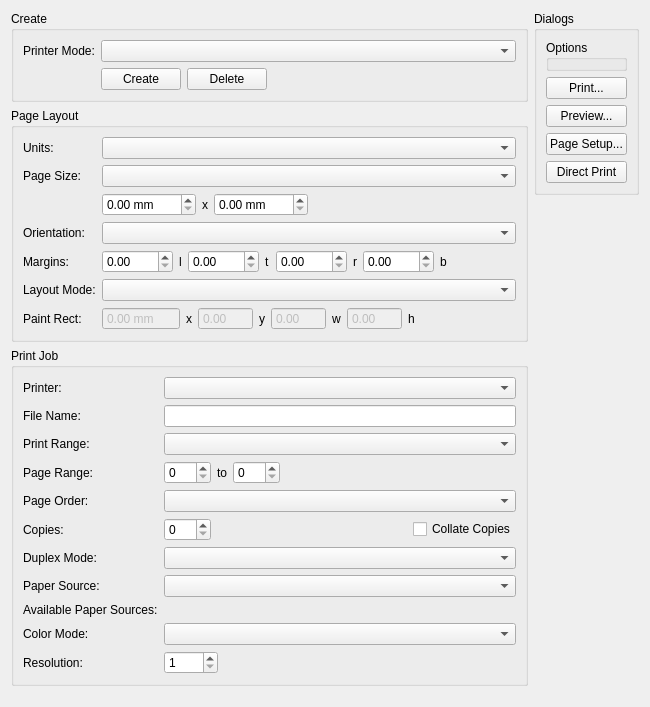
<?xml version="1.0" encoding="UTF-8"?>
<ui version="4.0">
 <class>PrintDialogPanel</class>
 <widget class="QWidget" name="PrintDialogPanel">
  <property name="geometry">
   <rect>
    <x>0</x>
    <y>0</y>
    <width>650</width>
    <height>707</height>
   </rect>
  </property>
  <property name="sizePolicy">
   <sizepolicy hsizetype="Preferred" vsizetype="Maximum">
    <horstretch>0</horstretch>
    <verstretch>0</verstretch>
   </sizepolicy>
  </property>
  <property name="windowTitle">
   <string>Form</string>
  </property>
  <layout class="QGridLayout" name="gridLayout">
   <item row="0" column="0">
    <layout class="QVBoxLayout" name="verticalLayout">
     <item>
      <widget class="QGroupBox" name="m_createGroupBox">
       <property name="sizePolicy">
        <sizepolicy hsizetype="Preferred" vsizetype="Maximum">
         <horstretch>0</horstretch>
         <verstretch>0</verstretch>
        </sizepolicy>
       </property>
       <property name="title">
        <string>Create</string>
       </property>
       <layout class="QFormLayout" name="formLayout">
        <item row="0" column="0">
         <widget class="QLabel" name="label">
          <property name="text">
           <string>Printer Mode:</string>
          </property>
         </widget>
        </item>
        <item row="0" column="1">
         <widget class="QComboBox" name="m_printerModeCombo"/>
        </item>
        <item row="1" column="1">
         <layout class="QHBoxLayout" name="horizontalLayout">
          <item>
           <widget class="QPushButton" name="m_createButton">
            <property name="text">
             <string>Create</string>
            </property>
           </widget>
          </item>
          <item>
           <widget class="QPushButton" name="m_deleteButton">
            <property name="text">
             <string>Delete</string>
            </property>
           </widget>
          </item>
          <item>
           <spacer name="horizontalSpacer">
            <property name="orientation">
             <enum>Qt::Horizontal</enum>
            </property>
            <property name="sizeHint" stdset="0">
             <size>
              <width>40</width>
              <height>20</height>
             </size>
            </property>
           </spacer>
          </item>
         </layout>
        </item>
       </layout>
      </widget>
     </item>
     <item>
      <widget class="QGroupBox" name="m_pageLayoutGroupBox">
       <property name="sizePolicy">
        <sizepolicy hsizetype="Preferred" vsizetype="Maximum">
         <horstretch>0</horstretch>
         <verstretch>0</verstretch>
        </sizepolicy>
       </property>
       <property name="title">
        <string>Page Layout</string>
       </property>
       <layout class="QFormLayout" name="formLayout_2">
        <item row="0" column="0">
         <widget class="QLabel" name="label_5">
          <property name="text">
           <string>Units:</string>
          </property>
         </widget>
        </item>
        <item row="0" column="1">
         <widget class="QComboBox" name="m_unitsCombo"/>
        </item>
        <item row="1" column="0">
         <widget class="QLabel" name="label_3">
          <property name="text">
           <string>Page Size:</string>
          </property>
         </widget>
        </item>
        <item row="1" column="1">
         <widget class="QComboBox" name="m_pageSizeCombo"/>
        </item>
        <item row="2" column="1">
         <layout class="QHBoxLayout" name="horizontalLayout_2">
          <item>
           <widget class="QDoubleSpinBox" name="m_pageWidth">
            <property name="suffix">
             <string> mm</string>
            </property>
            <property name="maximum">
             <double>1000.000000000000000</double>
            </property>
            <property name="singleStep">
             <double>10.000000000000000</double>
            </property>
           </widget>
          </item>
          <item>
           <widget class="QLabel" name="label_4">
            <property name="text">
             <string>x</string>
            </property>
           </widget>
          </item>
          <item>
           <widget class="QDoubleSpinBox" name="m_pageHeight">
            <property name="suffix">
             <string> mm</string>
            </property>
            <property name="maximum">
             <double>1000.000000000000000</double>
            </property>
            <property name="singleStep">
             <double>10.000000000000000</double>
            </property>
           </widget>
          </item>
          <item>
           <spacer name="horizontalSpacer_2">
            <property name="orientation">
             <enum>Qt::Horizontal</enum>
            </property>
            <property name="sizeHint" stdset="0">
             <size>
              <width>40</width>
              <height>20</height>
             </size>
            </property>
           </spacer>
          </item>
         </layout>
        </item>
        <item row="3" column="0">
         <widget class="QLabel" name="label_2">
          <property name="text">
           <string>Orientation:</string>
          </property>
         </widget>
        </item>
        <item row="3" column="1">
         <widget class="QComboBox" name="m_orientationCombo"/>
        </item>
        <item row="4" column="0">
         <widget class="QLabel" name="label_7">
          <property name="text">
           <string>Margins:</string>
          </property>
         </widget>
        </item>
        <item row="4" column="1">
         <layout class="QHBoxLayout" name="horizontalLayout_3">
          <item>
           <widget class="QDoubleSpinBox" name="m_leftMargin">
            <property name="maximum">
             <double>1000.000000000000000</double>
            </property>
           </widget>
          </item>
          <item>
           <widget class="QLabel" name="label_8">
            <property name="text">
             <string>l</string>
            </property>
           </widget>
          </item>
          <item>
           <widget class="QDoubleSpinBox" name="m_rightMargin">
            <property name="maximum">
             <double>1000.000000000000000</double>
            </property>
           </widget>
          </item>
          <item>
           <widget class="QLabel" name="label_9">
            <property name="text">
             <string>t</string>
            </property>
           </widget>
          </item>
          <item>
           <widget class="QDoubleSpinBox" name="m_topMargin">
            <property name="maximum">
             <double>1000.000000000000000</double>
            </property>
           </widget>
          </item>
          <item>
           <widget class="QLabel" name="label_10">
            <property name="text">
             <string>r</string>
            </property>
           </widget>
          </item>
          <item>
           <widget class="QDoubleSpinBox" name="m_bottomMargin">
            <property name="maximum">
             <double>1000.000000000000000</double>
            </property>
           </widget>
          </item>
          <item>
           <widget class="QLabel" name="label_11">
            <property name="text">
             <string>b</string>
            </property>
           </widget>
          </item>
          <item>
           <spacer name="horizontalSpacer_3">
            <property name="orientation">
             <enum>Qt::Horizontal</enum>
            </property>
            <property name="sizeHint" stdset="0">
             <size>
              <width>40</width>
              <height>20</height>
             </size>
            </property>
           </spacer>
          </item>
         </layout>
        </item>
        <item row="5" column="0">
         <widget class="QLabel" name="label_6">
          <property name="text">
           <string>Layout Mode:</string>
          </property>
         </widget>
        </item>
        <item row="5" column="1">
         <widget class="QComboBox" name="m_layoutModeCombo"/>
        </item>
        <item row="6" column="0">
         <widget class="QLabel" name="label_16">
          <property name="text">
           <string>Paint Rect:</string>
          </property>
         </widget>
        </item>
        <item row="6" column="1">
         <layout class="QHBoxLayout" name="horizontalLayout_4">
          <item>
           <widget class="QDoubleSpinBox" name="m_rectX">
            <property name="enabled">
             <bool>false</bool>
            </property>
            <property name="buttonSymbols">
             <enum>QAbstractSpinBox::NoButtons</enum>
            </property>
            <property name="suffix">
             <string> mm</string>
            </property>
            <property name="maximum">
             <double>1000.000000000000000</double>
            </property>
           </widget>
          </item>
          <item>
           <widget class="QLabel" name="label_12">
            <property name="text">
             <string>x</string>
            </property>
           </widget>
          </item>
          <item>
           <widget class="QDoubleSpinBox" name="m_rectY">
            <property name="enabled">
             <bool>false</bool>
            </property>
            <property name="buttonSymbols">
             <enum>QAbstractSpinBox::NoButtons</enum>
            </property>
            <property name="maximum">
             <double>1000.000000000000000</double>
            </property>
           </widget>
          </item>
          <item>
           <widget class="QLabel" name="label_13">
            <property name="text">
             <string>y</string>
            </property>
           </widget>
          </item>
          <item>
           <widget class="QDoubleSpinBox" name="m_rectWidth">
            <property name="enabled">
             <bool>false</bool>
            </property>
            <property name="buttonSymbols">
             <enum>QAbstractSpinBox::NoButtons</enum>
            </property>
            <property name="maximum">
             <double>1000.000000000000000</double>
            </property>
           </widget>
          </item>
          <item>
           <widget class="QLabel" name="label_14">
            <property name="text">
             <string>w</string>
            </property>
           </widget>
          </item>
          <item>
           <widget class="QDoubleSpinBox" name="m_rectHeight">
            <property name="enabled">
             <bool>false</bool>
            </property>
            <property name="buttonSymbols">
             <enum>QAbstractSpinBox::NoButtons</enum>
            </property>
            <property name="maximum">
             <double>1000.000000000000000</double>
            </property>
           </widget>
          </item>
          <item>
           <widget class="QLabel" name="label_15">
            <property name="text">
             <string>h</string>
            </property>
           </widget>
          </item>
          <item>
           <spacer name="horizontalSpacer_4">
            <property name="orientation">
             <enum>Qt::Horizontal</enum>
            </property>
            <property name="sizeHint" stdset="0">
             <size>
              <width>40</width>
              <height>20</height>
             </size>
            </property>
           </spacer>
          </item>
         </layout>
        </item>
       </layout>
      </widget>
     </item>
     <item>
      <widget class="QGroupBox" name="m_printJobGroupBox">
       <property name="sizePolicy">
        <sizepolicy hsizetype="Preferred" vsizetype="Maximum">
         <horstretch>0</horstretch>
         <verstretch>0</verstretch>
        </sizepolicy>
       </property>
       <property name="title">
        <string>Print Job</string>
       </property>
       <layout class="QFormLayout" name="formLayout_3">
        <property name="fieldGrowthPolicy">
         <enum>QFormLayout::AllNonFixedFieldsGrow</enum>
        </property>
        <item row="0" column="0">
         <widget class="QLabel" name="label_17">
          <property name="text">
           <string>Printer:</string>
          </property>
         </widget>
        </item>
        <item row="0" column="1">
         <widget class="QComboBox" name="m_printerCombo"/>
        </item>
        <item row="1" column="0">
         <widget class="QLabel" name="label_18">
          <property name="text">
           <string>File Name:</string>
          </property>
         </widget>
        </item>
        <item row="1" column="1">
         <widget class="QLineEdit" name="m_fileName"/>
        </item>
        <item row="2" column="0">
         <widget class="QLabel" name="label_19">
          <property name="text">
           <string>Print Range:</string>
          </property>
         </widget>
        </item>
        <item row="2" column="1">
         <widget class="QComboBox" name="m_printRangeCombo"/>
        </item>
        <item row="3" column="0">
         <widget class="QLabel" name="label_20">
          <property name="text">
           <string>Page Range:</string>
          </property>
         </widget>
        </item>
        <item row="3" column="1">
         <layout class="QHBoxLayout" name="horizontalLayout_5">
          <item>
           <widget class="QSpinBox" name="m_fromPage">
            <property name="minimum">
             <number>0</number>
            </property>
            <property name="maximum">
             <number>100</number>
            </property>
            <property name="value">
             <number>0</number>
            </property>
           </widget>
          </item>
          <item>
           <widget class="QLabel" name="label_21">
            <property name="text">
             <string>to</string>
            </property>
           </widget>
          </item>
          <item>
           <widget class="QSpinBox" name="m_toPage">
            <property name="minimum">
             <number>0</number>
            </property>
            <property name="maximum">
             <number>100</number>
            </property>
           </widget>
          </item>
          <item>
           <spacer name="horizontalSpacer_5">
            <property name="orientation">
             <enum>Qt::Horizontal</enum>
            </property>
            <property name="sizeHint" stdset="0">
             <size>
              <width>40</width>
              <height>20</height>
             </size>
            </property>
           </spacer>
          </item>
         </layout>
        </item>
        <item row="5" column="0">
         <widget class="QLabel" name="label_25">
          <property name="text">
           <string>Copies:</string>
          </property>
         </widget>
        </item>
        <item row="5" column="1">
         <layout class="QHBoxLayout" name="horizontalLayout_6">
          <item>
           <widget class="QSpinBox" name="m_copyCount">
            <property name="maximum">
             <number>100</number>
            </property>
           </widget>
          </item>
          <item>
           <spacer name="horizontalSpacer_7">
            <property name="orientation">
             <enum>Qt::Horizontal</enum>
            </property>
            <property name="sizeHint" stdset="0">
             <size>
              <width>40</width>
              <height>20</height>
             </size>
            </property>
           </spacer>
          </item>
          <item>
           <widget class="QCheckBox" name="m_collateCopies">
            <property name="text">
             <string>Collate Copies</string>
            </property>
           </widget>
          </item>
         </layout>
        </item>
        <item row="6" column="0">
         <widget class="QLabel" name="label_22">
          <property name="text">
           <string>Duplex Mode:</string>
          </property>
         </widget>
        </item>
        <item row="6" column="1">
         <widget class="QComboBox" name="m_duplexModeCombo"/>
        </item>
        <item row="7" column="0">
         <widget class="QLabel" name="label_27">
          <property name="text">
           <string>Paper Source:</string>
          </property>
         </widget>
        </item>
        <item row="7" column="1">
         <widget class="QComboBox" name="m_paperSourceCombo"/>
        </item>
        <item row="9" column="0">
         <widget class="QLabel" name="label_23">
          <property name="text">
           <string>Color Mode:</string>
          </property>
         </widget>
        </item>
        <item row="9" column="1">
         <widget class="QComboBox" name="m_colorModeCombo"/>
        </item>
        <item row="10" column="0">
         <widget class="QLabel" name="label_28">
          <property name="text">
           <string>Resolution:</string>
          </property>
         </widget>
        </item>
        <item row="10" column="1">
         <layout class="QHBoxLayout" name="horizontalLayout_7">
          <item>
           <widget class="QSpinBox" name="m_resolution">
            <property name="minimum">
             <number>1</number>
            </property>
            <property name="maximum">
             <number>5000</number>
            </property>
            <property name="singleStep">
             <number>100</number>
            </property>
           </widget>
          </item>
          <item>
           <spacer name="horizontalSpacer_6">
            <property name="orientation">
             <enum>Qt::Horizontal</enum>
            </property>
            <property name="sizeHint" stdset="0">
             <size>
              <width>40</width>
              <height>20</height>
             </size>
            </property>
           </spacer>
          </item>
         </layout>
        </item>
        <item row="4" column="0">
         <widget class="QLabel" name="label_24">
          <property name="text">
           <string>Page Order:</string>
          </property>
         </widget>
        </item>
        <item row="4" column="1">
         <widget class="QComboBox" name="m_pageOrderCombo"/>
        </item>
        <item row="8" column="0">
         <widget class="QLabel" name="availPaperSourceDescLabel">
          <property name="text">
           <string>Available Paper Sources:</string>
          </property>
         </widget>
        </item>
        <item row="8" column="1">
         <widget class="QLabel" name="availPaperSourceLabel"/>
        </item>
       </layout>
      </widget>
     </item>
     <item>
      <spacer name="verticalSpacer">
       <property name="orientation">
        <enum>Qt::Vertical</enum>
       </property>
       <property name="sizeHint" stdset="0">
        <size>
         <width>20</width>
         <height>22</height>
        </size>
       </property>
      </spacer>
     </item>
    </layout>
   </item>
   <item row="0" column="1">
    <layout class="QVBoxLayout" name="verticalLayout_3">
     <item>
      <widget class="QGroupBox" name="m_dialogsGroupBox">
       <property name="sizePolicy">
        <sizepolicy hsizetype="Preferred" vsizetype="Maximum">
         <horstretch>0</horstretch>
         <verstretch>0</verstretch>
        </sizepolicy>
       </property>
       <property name="title">
        <string>Dialogs</string>
       </property>
       <layout class="QVBoxLayout" name="verticalLayout_2">
        <item>
         <widget class="OptionsControl" name="m_dialogOptionsGroupBox">
          <property name="title">
           <string>Options</string>
          </property>
         </widget>
        </item>
        <item>
         <widget class="QPushButton" name="m_printButton">
          <property name="text">
           <string>Print...</string>
          </property>
         </widget>
        </item>
        <item>
         <widget class="QPushButton" name="m_printPreviewButton">
          <property name="text">
           <string>Preview...</string>
          </property>
         </widget>
        </item>
        <item>
         <widget class="QPushButton" name="m_pageSetupButton">
          <property name="text">
           <string>Page Setup...</string>
          </property>
         </widget>
        </item>
        <item>
         <widget class="QPushButton" name="m_directPrintButton">
          <property name="text">
           <string>Direct Print</string>
          </property>
         </widget>
        </item>
       </layout>
      </widget>
     </item>
     <item>
      <spacer name="verticalSpacer_2">
       <property name="orientation">
        <enum>Qt::Vertical</enum>
       </property>
       <property name="sizeHint" stdset="0">
        <size>
         <width>20</width>
         <height>80</height>
        </size>
       </property>
      </spacer>
     </item>
    </layout>
   </item>
  </layout>
 </widget>
 <customwidgets>
  <customwidget>
   <class>OptionsControl</class>
   <extends>QGroupBox</extends>
   <header>utils.h</header>
   <container>1</container>
  </customwidget>
 </customwidgets>
 <resources/>
 <connections/>
</ui>
